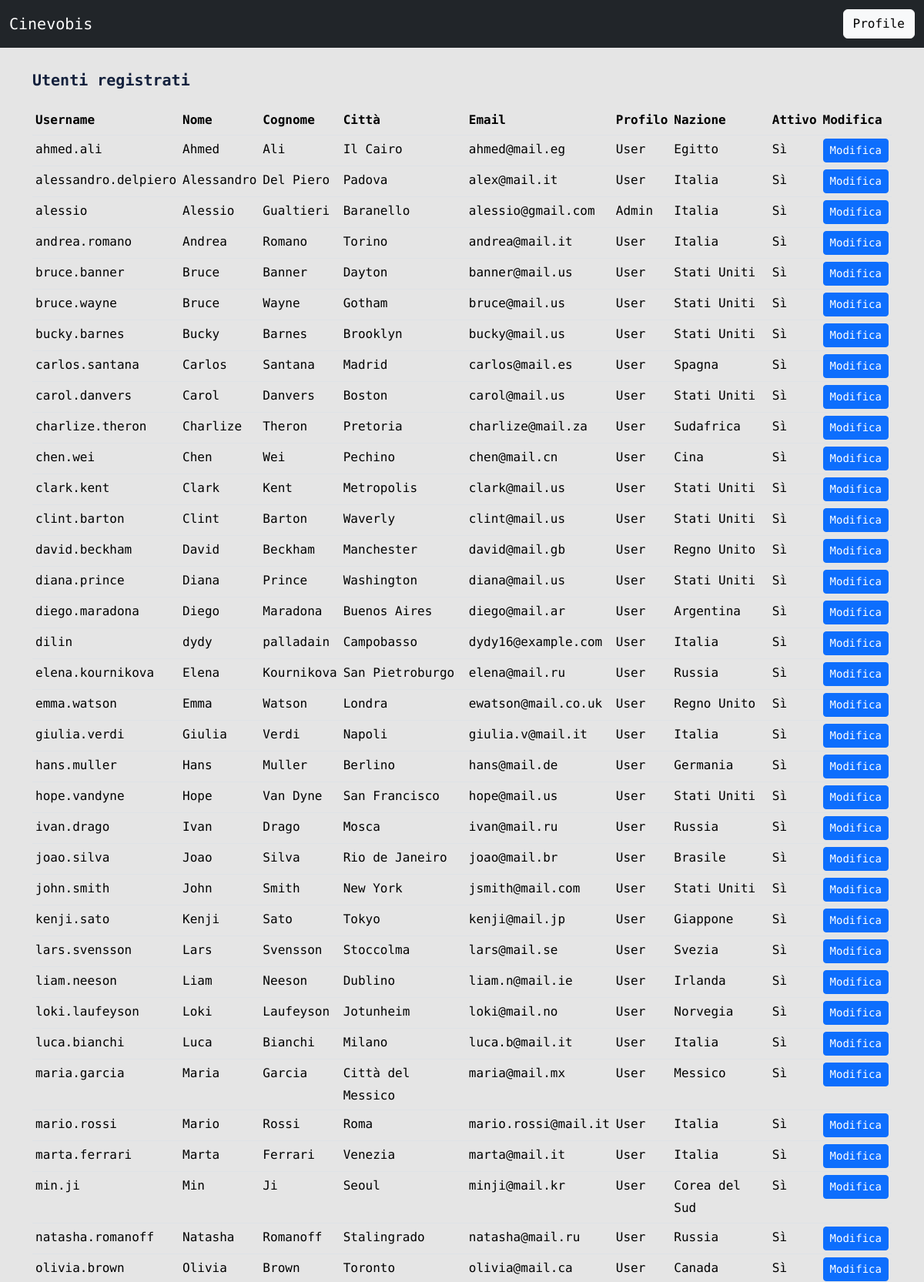
Screenshot of /pages/admin/users.php (signed in, upper part) with the database file from the repository.
### tables this page shows
CREATE TABLE `utenti` (
  `id_utente` int(11) NOT NULL AUTO_INCREMENT,
  `username` varchar(100) NOT NULL,
  `password` varchar(255) NOT NULL,
  `email` varchar(100) NOT NULL,
  `nome` varchar(100) NOT NULL,
  `cognome` varchar(100) NOT NULL,
  `citta` varchar(100) DEFAULT NULL,
  `id_profilo` int(11) DEFAULT NULL,
  `iso_code` char(2) DEFAULT NULL,
  `attivo` tinyint(1) DEFAULT 1,
  `foto_profilo` varchar(255) DEFAULT NULL,
  `data_registrazione` datetime DEFAULT NULL,
  PRIMARY KEY (`id_utente`),
  UNIQUE KEY `username` (`username`),
  UNIQUE KEY `email` (`email`),
  KEY `id_profilo` (`id_profilo`),
  KEY `iso_code` (`iso_code`),
  CONSTRAINT `utenti_ibfk_1` FOREIGN KEY (`id_profilo`) REFERENCES `profili` (`id_profilo`) ON UPDATE CASCADE,
  CONSTRAINT `utenti_ibfk_2` FOREIGN KEY (`iso_code`) REFERENCES `nazioni` (`iso_code`) ON UPDATE CASCADE
);

CREATE TABLE `profili` (
  `id_profilo` int(11) NOT NULL AUTO_INCREMENT,
  `nome_profilo` varchar(100) NOT NULL,
  PRIMARY KEY (`id_profilo`)
);

CREATE TABLE `nazioni` (
  `iso_code` char(2) NOT NULL,
  `nome_nazione` varchar(100) NOT NULL,
  PRIMARY KEY (`iso_code`)
);

### includes/user_obj.php (called while the page is built, shortened)
<?php
class userObj {
    private $db;
    public function __construct($db, $username, $password = null, $nome = null, $cognome = null,
                                $citta = null, $email = null, $attivo = null,
                                $id_profilo = null, $iso_code = null, $foto_profilo = null) {
        $this->db           = $db;
    }
    public function readAll() {
        $sql = "SELECT u.id_utente, u.username, u.nome, u.cognome, u.citta, u.email,
                       u.attivo, p.nome_profilo, n.nome_nazione
                FROM utenti u
                LEFT JOIN profili p ON p.id_profilo = u.id_profilo
                LEFT JOIN nazioni n ON n.iso_code   = u.iso_code
                ORDER BY u.username";
        $stmt = $this->db->prepare($sql);
        $stmt->execute();
        return $stmt->fetchAll();
    }
}

### pages/admin/users.php (the view, shortened to what this page needs)
<?php
require_once(__DIR__ . '/../../config/connection.php');
require_once(__DIR__ . '/../../includes/user_obj.php');
$username = $_SESSION["username"] ?? '';
$user     = new userObj($conn, $username);
$utenti   = $user->readAll();
?>
<!DOCTYPE html>
<html lang="it">
<head>
    <link href="https://cdn.jsdelivr.net/npm/bootstrap@5.3.3/dist/css/bootstrap.min.css" rel="stylesheet">
    <link rel="stylesheet" href="/assets/css/style.css">
</head>
<body class="d-flex flex-column min-vh-100">
    <?php require_once(__DIR__ . '/../../includes/header.php'); ?>
    <div class="container mt-4 flex-grow-1">
        <p class="fs-5 fw-bold mb-3">Utenti registrati</p>
        <table class="table table-sm mb-5">
            <thead>
                <tr>
                    <th>Username</th>
                    <th>Nome</th>
                    <th>Cognome</th>
                    <th>Città</th>
                    <th>Email</th>
                    <th>Profilo</th>
                    <th>Nazione</th>
                    <th>Attivo</th>
                    <th>Modifica</th>
                </tr>
            </thead>
            <tbody>
                <?php foreach ($utenti as $utente): ?>
                    <tr>
                        <td><?= htmlspecialchars($utente['username']) ?></td>
                        <td><?= htmlspecialchars($utente['nome'] ?? '') ?></td>
                        <td><?= htmlspecialchars($utente['cognome'] ?? '') ?></td>
                        <td><?= htmlspecialchars($utente['citta'] ?? '') ?></td>
                        <td><?= htmlspecialchars($utente['email'] ?? '') ?></td>
                        <td><?= htmlspecialchars($utente['nome_profilo'] ?? '') ?></td>
                        <td><?= htmlspecialchars($utente['nome_nazione'] ?? '') ?></td>
                        <td><?= $utente['attivo'] ? 'Sì' : 'No' ?></td>
                        <td>
                            <form method="GET" action="edit_user.php">
                                <button type="submit" class="btn btn-primary btn-sm">Modifica</button>
                            </form>
                        </td>
                    </tr>
                <?php endforeach; ?>
            </tbody>
        </table>
    </div>
</body>
</html>

### assets/css/style.css (style rules this page uses)
:root { --bg-light: #E5E5E5; --bg-white: #FFFFFF; --bg-dark: #14213D; --text-main: #14213D; --text-light: #FFFFFF; --text-dark: #000000; --accent-color: #FCA311; --font-family: 'Google Sans Code', 'Courier New', monospace; }
body { margin: 0; padding: 0; font-family: var(--font-family); background-color: var(--bg-light); color: var(--text-main); line-height: 1.8; display: flex; flex-direction: column; overflow-y: auto; min-height: 100vh; }
.table { --bs-table-bg: var(--bg-light); --bs-table-striped-bg: var(--bg-light); --bs-table-hover-bg: #d1d1d1; color: var(--text-main); }

### rows the page displays
utenti: username "ahmed.ali", nome "Ahmed", cognome "Ali", citta "Il Cairo", email "ahmed@mail.eg", id_profilo.nome_profilo "User", iso_code.nome_nazione "Egitto", attivo "Sì"
utenti: username "alessandro.delpiero", nome "Alessandro", cognome "Del Piero", citta "Padova", email "alex@mail.it", id_profilo.nome_profilo "User", iso_code.nome_nazione "Italia", attivo "Sì"
utenti: username "alessio", nome "Alessio", cognome "Gualtieri", citta "Baranello", email "alessio@gmail.com", id_profilo.nome_profilo "Admin", iso_code.nome_nazione "Italia", attivo "Sì"
utenti: username "andrea.romano", nome "Andrea", cognome "Romano", citta "Torino", email "andrea@mail.it", id_profilo.nome_profilo "User", iso_code.nome_nazione "Italia", attivo "Sì"
utenti: username "bruce.banner", nome "Bruce", cognome "Banner", citta "Dayton", email "banner@mail.us", id_profilo.nome_profilo "User", iso_code.nome_nazione "Stati Uniti", attivo "Sì"
utenti: username "bruce.wayne", nome "Bruce", cognome "Wayne", citta "Gotham", email "bruce@mail.us", id_profilo.nome_profilo "User", iso_code.nome_nazione "Stati Uniti", attivo "Sì"
utenti: username "bucky.barnes", nome "Bucky", cognome "Barnes", citta "Brooklyn", email "bucky@mail.us", id_profilo.nome_profilo "User", iso_code.nome_nazione "Stati Uniti", attivo "Sì"
utenti: username "carlos.santana", nome "Carlos", cognome "Santana", citta "Madrid", email "carlos@mail.es", id_profilo.nome_profilo "User", iso_code.nome_nazione "Spagna", attivo "Sì"
utenti: username "carol.danvers", nome "Carol", cognome "Danvers", citta "Boston", email "carol@mail.us", id_profilo.nome_profilo "User", iso_code.nome_nazione "Stati Uniti", attivo "Sì"
utenti: username "charlize.theron", nome "Charlize", cognome "Theron", citta "Pretoria", email "charlize@mail.za", id_profilo.nome_profilo "User", iso_code.nome_nazione "Sudafrica", attivo "Sì"
utenti: username "chen.wei", nome "Chen", cognome "Wei", citta "Pechino", email "chen@mail.cn", id_profilo.nome_profilo "User", iso_code.nome_nazione "Cina", attivo "Sì"
utenti: username "clark.kent", nome "Clark", cognome "Kent", citta "Metropolis", email "clark@mail.us", id_profilo.nome_profilo "User", iso_code.nome_nazione "Stati Uniti", attivo "Sì"
utenti: username "clint.barton", nome "Clint", cognome "Barton", citta "Waverly", email "clint@mail.us", id_profilo.nome_profilo "User", iso_code.nome_nazione "Stati Uniti", attivo "Sì"
utenti: username "david.beckham", nome "David", cognome "Beckham", citta "Manchester", email "david@mail.gb", id_profilo.nome_profilo "User", iso_code.nome_nazione "Regno Unito", attivo "Sì"
utenti: username "diana.prince", nome "Diana", cognome "Prince", citta "Washington", email "diana@mail.us", id_profilo.nome_profilo "User", iso_code.nome_nazione "Stati Uniti", attivo "Sì"
utenti: username "diego.maradona", nome "Diego", cognome "Maradona", citta "Buenos Aires", email "diego@mail.ar", id_profilo.nome_profilo "User", iso_code.nome_nazione "Argentina", attivo "Sì"
utenti: username "dilin", nome "dydy", cognome "palladain", citta "Campobasso", email "dydy16@example.com", id_profilo.nome_profilo "User", iso_code.nome_nazione "Italia", attivo "Sì"
utenti: username "elena.kournikova", nome "Elena", cognome "Kournikova", citta "San Pietroburgo", email "elena@mail.ru", id_profilo.nome_profilo "User", iso_code.nome_nazione "Russia", attivo "Sì"
utenti: username "emma.watson", nome "Emma", cognome "Watson", citta "Londra", email "ewatson@mail.co.uk", id_profilo.nome_profilo "User", iso_code.nome_nazione "Regno Unito", attivo "Sì"
utenti: username "giulia.verdi", nome "Giulia", cognome "Verdi", citta "Napoli", email "giulia.v@mail.it", id_profilo.nome_profilo "User", iso_code.nome_nazione "Italia", attivo "Sì"
utenti: username "hans.muller", nome "Hans", cognome "Muller", citta "Berlino", email "hans@mail.de", id_profilo.nome_profilo "User", iso_code.nome_nazione "Germania", attivo "Sì"
utenti: username "hope.vandyne", nome "Hope", cognome "Van Dyne", citta "San Francisco", email "hope@mail.us", id_profilo.nome_profilo "User", iso_code.nome_nazione "Stati Uniti", attivo "Sì"
utenti: username "ivan.drago", nome "Ivan", cognome "Drago", citta "Mosca", email "ivan@mail.ru", id_profilo.nome_profilo "User", iso_code.nome_nazione "Russia", attivo "Sì"
utenti: username "joao.silva", nome "Joao", cognome "Silva", citta "Rio de Janeiro", email "joao@mail.br", id_profilo.nome_profilo "User", iso_code.nome_nazione "Brasile", attivo "Sì"
utenti: username "john.smith", nome "John", cognome "Smith", citta "New York", email "jsmith@mail.com", id_profilo.nome_profilo "User", iso_code.nome_nazione "Stati Uniti", attivo "Sì"
utenti: username "kenji.sato", nome "Kenji", cognome "Sato", citta "Tokyo", email "kenji@mail.jp", id_profilo.nome_profilo "User", iso_code.nome_nazione "Giappone", attivo "Sì"
utenti: username "lars.svensson", nome "Lars", cognome "Svensson", citta "Stoccolma", email "lars@mail.se", id_profilo.nome_profilo "User", iso_code.nome_nazione "Svezia", attivo "Sì"
utenti: username "liam.neeson", nome "Liam", cognome "Neeson", citta "Dublino", email "liam.n@mail.ie", id_profilo.nome_profilo "User", iso_code.nome_nazione "Irlanda", attivo "Sì"
utenti: username "loki.laufeyson", nome "Loki", cognome "Laufeyson", citta "Jotunheim", email "loki@mail.no", id_profilo.nome_profilo "User", iso_code.nome_nazione "Norvegia", attivo "Sì"
utenti: username "luca.bianchi", nome "Luca", cognome "Bianchi", citta "Milano", email "luca.b@mail.it", id_profilo.nome_profilo "User", iso_code.nome_nazione "Italia", attivo "Sì"
utenti: username "maria.garcia", nome "Maria", cognome "Garcia", citta "Città del Messico", email "maria@mail.mx", id_profilo.nome_profilo "User", iso_code.nome_nazione "Messico", attivo "Sì"
utenti: username "mario.rossi", nome "Mario", cognome "Rossi", citta "Roma", email "mario.rossi@mail.it", id_profilo.nome_profilo "User", iso_code.nome_nazione "Italia", attivo "Sì"
utenti: username "marta.ferrari", nome "Marta", cognome "Ferrari", citta "Venezia", email "marta@mail.it", id_profilo.nome_profilo "User", iso_code.nome_nazione "Italia", attivo "Sì"
utenti: username "min.ji", nome "Min", cognome "Ji", citta "Seoul", email "minji@mail.kr", id_profilo.nome_profilo "User", iso_code.nome_nazione "Corea del Sud", attivo "Sì"
utenti: username "natasha.romanoff", nome "Natasha", cognome "Romanoff", citta "Stalingrado", email "natasha@mail.ru", id_profilo.nome_profilo "User", iso_code.nome_nazione "Russia", attivo "Sì"
utenti: username "olivia.brown", nome "Olivia", cognome "Brown", citta "Toronto", email "olivia@mail.ca", id_profilo.nome_profilo "User", iso_code.nome_nazione "Canada", attivo "Sì"
